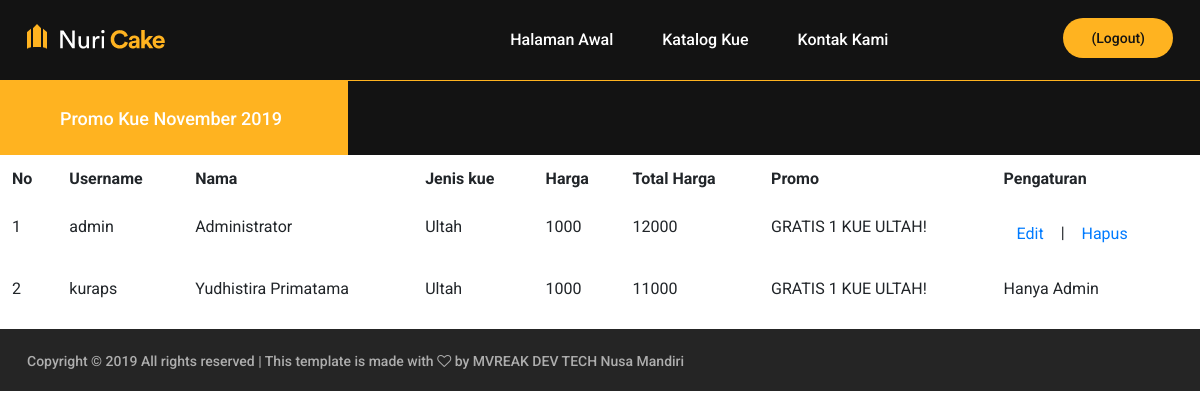
The app's page /struk.php with its own data.
### tables this page shows
CREATE TABLE `beli` (
  `id` int(11) NOT NULL,
  `username` varchar(100) NOT NULL,
  `nama` varchar(100) NOT NULL,
  `jenis_kue` varchar(100) NOT NULL DEFAULT 'Kue',
  `harga` int(100) NOT NULL,
  `total_harga` int(100) NOT NULL,
  `promo` varchar(100) NOT NULL DEFAULT 'Tidak ada promo'
);

### struk.php (the view, shortened to what this page needs)
<?php
include_once("config.php");
$result = mysqli_query($mysqli, "SELECT * FROM beli ORDER BY id DESC");
?>
<!DOCTYPE html>
<html lang="zxx">
<head>
    <link rel="stylesheet" href="css/bootstrap.min.css" />
    <link rel="stylesheet" href="css/font-awesome.min.css" />
    <link rel="stylesheet" href="css/owl.carousel.css" />
    <link href="css/style.css?version=<?php echo filemtime('css/style.css'); ?>" rel="stylesheet">
    <link rel="stylesheet" href="css/animate.css" />
</head>
<body>
    <header class="header-section">
        <div class="container">
            <a class="site-logo" href="index.html">
                <img src="img/logo2.png" alt="">
            </a>
            <div class="user-panel">
                <a href="logout.php"><?php echo $_SESSION['username']; ?> (Logout)</a>
            </div>
            <nav class="main-menu">
                <ul>
                    <li><a href="halaman.php">Halaman Awal</a></li>
                    <li><a href="katalog.php">Katalog Kue</a></li>
                    <li><a href="kontak.php">Kontak Kami</a></li>
                </ul>
            </nav>
        </div>
    </header>
    <div class="latest-news-section">
        <div class="ln-title">Promo Kue November 2019</div>
        <div class="news-ticker">
        </div>
    </div>
    <table class="table table-md table-borderless">
        <thead>
            <tr>
                <th scope="col">No</th>
                <th scope="col">Username</th>
                <th scope="col">Nama</th>
                <th scope="col">Jenis kue</th>
                <th scope="col">Harga</th>
                <th scope="col">Total Harga</th>
                <th scope="col">Promo</th>
                <th scope="col">Pengaturan</th>
            </tr>
        </thead>
        <tbody>
            <?php
            $no = 0;
            while ($user_data = mysqli_fetch_array($result)) {
                echo "<tr>";
                $no++;
                echo "<td>" . $no . "</td>";
                echo "<td>" . $user_data['username'] . "</td>";
                echo "<td>" . $user_data['nama'] . "</td>";
                echo "<td>" . $user_data['jenis_kue'] . "</td>";
                echo "<td>" . $user_data['harga'] . "</td>";
                echo "<td>" . $user_data['total_harga'] . "</td>";
                echo "<td>" . $user_data['promo'] . "</td>";
                $namaa = $user_data['username'];
                if ($namaa == "admin") {
                    echo "<td><a class='btn btn-edit-data-tiketsaya' href='tugas-p3-editdata.php?id=$user_data[id]'>Edit</a> | <a class='btn btn-delete-data-tiketsaya' href='tugas-p3-deletedata.php?id=$user_data[id]'>Hapus</a></td></tr>";
                } else {
                    echo "<td>Hanya Admin</td></tr>";
                }
            }
            ?>
        </tbody>
    </table>
    <footer class="footer-section">
        <div class="container">
            <p class="copyright">
                Copyright &copy;
                 All rights reserved | This template is made
                with <i class="fa fa-heart-o" aria-hidden="true"></i> by MVREAK DEV TECH Nusa Mandiri
            </p>
        </div>
    </footer>
</body>
</html>

### css/style.css (style rules this page uses)
html, body { height: 100%; font-family: 'Roboto', sans-serif; -webkit-font-smoothing: antialiased; font-smoothing: antialiased; }
p { font-size: 14px; color: #878787; line-height: 2; }
img { max-width: 100%; }
ul, ol { padding: 0; margin: 0; }
.header-section { background: #131313; clear: both; overflow: hidden; padding: 18px 0; border-bottom: 1px solid #ffb320; }
.site-logo { display: inline-block; float: left; padding-top: 6px; }
.user-panel { float: right; font-weight: 500; background: #ffb320; padding: 8px 28px; border-radius: 30px; }
.user-panel a { font-size: 14px; color: #131313; }
.main-menu { float: right; margin-right: 170px; }
.main-menu ul { list-style: none; }
.main-menu ul li { display: inline; }
.main-menu ul li a { display: inline-block; font-size: 16px; color: #fff; margin-left: 35px; font-weight: 500; padding: 10px 5px; }
.latest-news-section { overflow: hidden; display: block; clear: both; background: #131313; padding: 24px 0; position: relative; }
.ln-title { position: absolute; height: 100%; width: 29%; left: 0; top: 0; text-align: right; padding-top: 24px; padding-right: 66px; font-size: 18px; font-weight: 500; color: #fff; background: #ffb320; z-index: 1; }
.news-ticker { width: 71%; float: right; overflow: hidden; display: inline-block; }
.footer-section { padding: 18px 0 16px; overflow: hidden; background: #252525; }
.copyright { float: left; margin-bottom: 0; font-weight: 500; color: #aeaeae; }
@media (min-width: 1200px) { .container { max-width: 1176px; } }

### records on screen
beli: username "admin", nama "Administrator", jenis_kue "Ultah", harga "1000", total_harga "12000", promo "GRATIS 1 KUE ULTAH!"
beli: username "kuraps", nama "Yudhistira Primatama", jenis_kue "Ultah", harga "1000", total_harga "11000", promo "GRATIS 1 KUE ULTAH!", shows "Hanya Admin"
